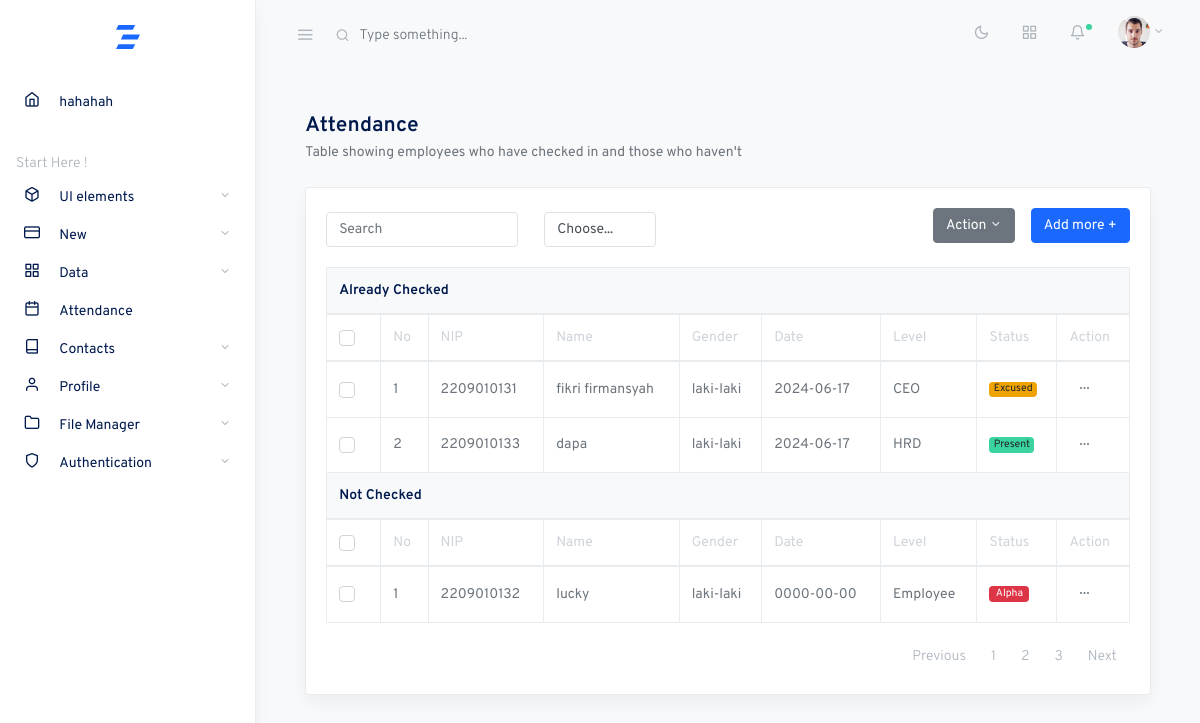
The page /table_advanced.php (signed in) on the database its author committed.
### tables this page shows
CREATE TABLE `absen` (
  `id_absen` int(11) NOT NULL,
  `nama` varchar(100) NOT NULL,
  `nip` varchar(20) NOT NULL,
  `gender` varchar(20) NOT NULL,
  `tanggal` date NOT NULL,
  `status` varchar(15) NOT NULL,
  `level` varchar(30) NOT NULL,
  `start` time NOT NULL,
  `end` time NOT NULL
);

### table_advanced.php (the view, shortened to what this page needs)
<!doctype html>
<html lang="en">
  <head>
    <link rel="stylesheet" href="css/simplebar.css">
    <link rel="stylesheet" href="css/feather.css">
    <link rel="stylesheet" href="css/dataTables.bootstrap4.css">
    <link rel="stylesheet" href="css/daterangepicker.css">
    <link rel="stylesheet" href="css/app-light.css" id="lightTheme">
    <link rel="stylesheet" href="css/app-dark.css" id="darkTheme" disabled>
  </head>
  <body class="vertical  light  ">
    <div class="wrapper">
      <?php
        include("navBar.php");
      ?>
      <main role="main" class="main-content">
        <div class="container-fluid">
          <div class="row justify-content-center">
            <div class="col-12">
                <div class="col-md-12 my-4">
                  <h2 class="h4 mb-1">Attendance</h2>
                  <p class="mb-4">Table showing employees who have checked in and those who haven't</p>
                  <div class="card shadow">
                    <div class="card-body">
                      <div class="toolbar row mb-3">
                        <div class="col">
                          <form class="form-inline">
                            <div class="form-row">
                              <div class="form-group col-auto">
                                <input type="text" class="form-control" id="search" value="" placeholder="Search">
                              </div>
                              <div class="form-group col-auto ml-3">
                                <select class="custom-select my-1 mr-sm-2" id="inlineFormCustomSelectPref">
                                  <option selected>Choose...</option>
                                </select>
                              </div>
                            </div>
                          </form>
                        </div>
                        <div class="col ml-auto">
                          <div class="dropdown float-right">
                            <button class="btn btn-primary float-right ml-3" type="button">Add more +</button>
                            <button class="btn btn-secondary dropdown-toggle" type="button" id="actionMenuButton" data-toggle="dropdown" aria-haspopup="true" aria-expanded="false"> Action </button>
                          </div>
                        </div>
                      </div>
                      <table class="table table-bordered">
                        <thead>
                          <tr role="group" class="bg-light">
                            <td colspan="10"><strong>Already Checked</strong></td>
                          </tr>
                          <tr role="row">
                            <th>
                              <div class="custom-control custom-checkbox">
                              </div>
                            </th>
                              <th>No</th>
                              <th>NIP</th>
                              <th>Name</th>
                              <th>Gender</th>
                            <th>Date</th>
                            <th>Level</th>
                            <th>Status</th>
                            <th>Action</th>
                          </tr>
                        </thead>
                        <tbody>
                          <?php
                            include("config.php");
                            $no=1;
                            $sql="select*from absen";
                            $query=mysqli_query($koneksi,$sql) or die ("gagal sql");
                            while($hasil=mysqli_fetch_array($query)){
                                $status = $hasil['status'];
                                $badge_class = '';
                                switch ($status) {
                                    case 'Present':
                                        $badge_class = 'badge-success';
                                        break;
                                    case 'Excused':
                                        $badge_class = 'badge-warning';
                                        break;
                                    default:
                                        $badge_class = 'badge-light';
                                        break;
                                }
                              if (in_array($hasil['status'], ['Present', 'Excused', 'Sick'])) {
                            ?>
                            <tr>
                              <td>
                                <div class="custom-control custom-checkbox">
                                </div>
                              </td>
                              <td><?php echo $no;?></td>
                              <td><?php echo $hasil['nip'];?></td>
                              <td><?php echo $hasil['nama'];?></td>
                              <td><?php echo $hasil['gender'];?></td>
                              <td><?php echo $hasil['tanggal'];?></td>
                              <td><?php echo $hasil['level'];?></td>
                              <td><span class="badge <?php echo $badge_class; ?>"><?php echo $hasil['status'];?></span></td>
                              <td><button class="btn btn-sm dropdown-toggle more-horizontal" type="button" data-toggle="dropdown" aria-haspopup="true" aria-expanded="false">
                              </button>
                              </td>
                            </tr>
                            <?php
                              $no++;
                              }
                            }
                            ?>
                        </tbody>
                        <thead>
                          <tr role="group" class="bg-light">
                            <td colspan="10"><strong>Not Checked</strong></td>
                          </tr>
                          <tr role="row">
                            <th>
                              <div class="custom-control custom-checkbox">
                              </div>
                            </th>
                            <th>No</th>
                            <th>NIP</th>
                            <th>Name</th>
                            <th>Gender</th>
                            <th>Date</th>
                            <th>Level</th>
                            <th>Status</th>
                            <th>Action</th>
                          </tr>
                        </thead>
                        <tbody>
                          <?php
                            include("config.php");
                            $no=1;
                            $sql="select*from absen";
                            $query=mysqli_query($koneksi,$sql) or die ("gagal sql");
                            while($hasil=mysqli_fetch_array($query)){
                              if ($hasil['status'] === 'Alpha'){
                            ?>
                            <tr>
                              <td>
                                <div class="custom-control custom-checkbox">
                                </div>
                              </td>
                              <td><?php echo $no;?></td>
                              <td><?php echo $hasil['nip'];?></td>
                              <td><?php echo $hasil['nama'];?></td>
                              <td><?php echo $hasil['gender'];?></td>
                              <td><?php echo $hasil['tanggal'];?></td>
                              <td><?php echo $hasil['level'];?></td>
                              <td><span class="badge badge-pill badge-danger"><?php echo $hasil['status'];?></span></td>
                              <td><button class="btn btn-sm dropdown-toggle more-horizontal" type="button" data-toggle="dropdown" aria-haspopup="true" aria-expanded="false">
                              </button>
                              </td>
                            </tr>
                            <?php
                              $no++;
                              }
                            }
                            ?>
                        </tbody>
                      </table>
                      <nav aria-label="Table Paging" class="mb-0 text-muted">
                        <ul class="pagination justify-content-end mb-0">
                          <li class="page-item"><a class="page-link" href="#">Previous</a></li>
                          <li class="page-item"><a class="page-link" href="#">1</a></li>
                          <li class="page-item"><a class="page-link" href="#">2</a></li>
                          <li class="page-item"><a class="page-link" href="#">3</a></li>
                          <li class="page-item"><a class="page-link" href="#">Next</a></li>
                        </ul>
                      </nav>
                    </div>
                  </div>
                </div>
              </div>
            </div>
          </div>
        </div>
  </body>
</html>

### navBar.php (shortened to what this page needs)
<nav class="topnav navbar navbar-light">
        <button type="button" class="navbar-toggler text-muted mt-2 p-0 mr-3 collapseSidebar">
          <i class="fe fe-menu navbar-toggler-icon"></i>
        </button>
        <form class="form-inline mr-auto searchform text-muted">
          <input class="form-control mr-sm-2 bg-transparent border-0 pl-4 text-muted" type="search" placeholder="Type something..." aria-label="Search">
        </form>
        <ul class="nav">
          <li class="nav-item">
            <a class="nav-link text-muted my-2" href="#" id="modeSwitcher" data-mode="light">
              <i class="fe fe-sun fe-16"></i>
            </a>
          </li>
          <li class="nav-item">
            <a class="nav-link text-muted my-2" href="./#" data-toggle="modal" data-target=".modal-shortcut">
              <span class="fe fe-grid fe-16"></span>
            </a>
          </li>
          <li class="nav-item nav-notif">
            <a class="nav-link text-muted my-2" href="./#" data-toggle="modal" data-target=".modal-notif">
              <span class="fe fe-bell fe-16"></span>
              <span class="dot dot-md bg-success"></span>
            </a>
          </li>
          <li class="nav-item dropdown">
            <a class="nav-link dropdown-toggle text-muted pr-0" href="#" id="navbarDropdownMenuLink" role="button" data-toggle="dropdown" aria-haspopup="true" aria-expanded="false">
              <span class="avatar avatar-sm mt-2">
                <img src="./assets/avatars/face-1.jpg" alt="..." class="avatar-img rounded-circle">
              </span>
            </a>
          </li>
        </ul>
      </nav>
      <aside class="sidebar-left border-right bg-white shadow" id="leftSidebar" data-simplebar>
        <nav class="vertnav navbar navbar-light">
          <div class="w-100 mb-4 d-flex">
            <a class="navbar-brand mx-auto mt-2 flex-fill text-center" href="./index.html">
            </a>
          </div>
          <ul class="navbar-nav flex-fill w-100 mb-2">
            <li class="nav-item dropdown">
              <a href="index.php" data-toggle="collapse" aria-expanded="false" class="nav-link">
                <i class="fe fe-home fe-16"></i>
                <span class="ml-3 item-text">hahahah</span><span class="sr-only">(current)</span>
              </a>
            </li>
          </ul>
          <p class="text-muted nav-heading mt-4 mb-1">
            <span>Start Here !</span>
          </p>
          <ul class="navbar-nav flex-fill w-100 mb-2">
            <li class="nav-item dropdown">
              <a href="#ui-elements" data-toggle="collapse" aria-expanded="false" class="dropdown-toggle nav-link">
                <i class="fe fe-box fe-16"></i>
                <span class="ml-3 item-text">UI elements</span>
              </a>
            </li>
            <li class="nav-item dropdown">
              <a href="#forms" data-toggle="collapse" aria-expanded="false" class="dropdown-toggle nav-link">
                <i class="fe fe-credit-card fe-16"></i>
                <span class="ml-3 item-text">New</span>
              </a>
            </li>
            <li class="nav-item dropdown">
              <a href="#tables" data-toggle="collapse" aria-expanded="false" class="dropdown-toggle nav-link">
                <i class="fe fe-grid fe-16"></i>
                <span class="ml-3 item-text">Data</span>
              </a>
            </li>
            <li class="nav-item w-100">
              <a class="nav-link" href="calendar.html">
                <i class="fe fe-calendar fe-16"></i>
                <span class="ml-3 item-text">Attendance</span>
              </a>
            </li>
            <li class="nav-item dropdown">
              <a href="#contact" data-toggle="collapse" aria-expanded="false" class="dropdown-toggle nav-link">
                <i class="fe fe-book fe-16"></i>
                <span class="ml-3 item-text">Contacts</span>
              </a>
            </li>
            <li class="nav-item dropdown">
              <a href="#profile" data-toggle="collapse" aria-expanded="false" class="dropdown-toggle nav-link">
                <i class="fe fe-user fe-16"></i>
                <span class="ml-3 item-text">Profile</span>
              </a>
            </li>
            <li class="nav-item dropdown">
              <a href="#fileman" data-toggle="collapse" aria-expanded="false" class="dropdown-toggle nav-link">
                <i class="fe fe-folder fe-16"></i>
                <span class="ml-3 item-text">File Manager</span>
              </a>
            </li>
            <li class="nav-item dropdown">
              <a href="#auth" data-toggle="collapse" aria-expanded="false" class="dropdown-toggle nav-link">
                <i class="fe fe-shield fe-16"></i>
                <span class="ml-3 item-text">Authentication</span>
              </a>
            </li>
          </ul>
        </nav>
      </aside>

### css/simplebar.css (style rules this page uses)
[data-simplebar] { position: relative; flex-direction: column; flex-wrap: wrap; justify-content: flex-start; align-content: flex-start; align-items: flex-start; }

### css/feather.css (style rules this page uses)
.fe { font-family: "feather" !important; speak: none; font-style: normal; font-weight: normal; font-variant: normal; text-transform: none; line-height: 1; -webkit-font-smoothing: antialiased; -moz-osx-font-smoothing: grayscale; }
.fe-16 { font-size: 16px; }
.fe-bell:before { content: ""; }
.fe-book:before { content: ""; }
.fe-box:before { content: ""; }
.fe-calendar:before { content: ""; }
.fe-credit-card:before { content: ""; }
.fe-folder:before { content: ""; }
.fe-grid:before { content: ""; }
.fe-home:before { content: ""; }
.fe-menu:before { content: ""; }
.fe-shield:before { content: ""; }
.fe-sun:before { content: ""; }
.fe-user:before { content: ""; }

### rows shown on the page
absen: nip "2209010131", nama "fikri firmansyah", gender "laki-laki", tanggal "2024-06-17", level "CEO", status "Excused"
absen: nip "2209010133", nama "dapa", gender "laki-laki", tanggal "2024-06-17", level "HRD", status "Present"
absen: nip "2209010132", nama "lucky", gender "laki-laki", tanggal "0000-00-00", level "Employee", status "Alpha"
